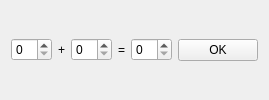
<?xml version="1.0" encoding="UTF-8"?>
<ui version="4.0">
 <class>Check_in_widget</class>
 <widget class="QWidget" name="Check_in_widget">
  <property name="sizePolicy">
   <sizepolicy hsizetype="Preferred" vsizetype="Fixed">
    <horstretch>0</horstretch>
    <verstretch>0</verstretch>
   </sizepolicy>
  </property>
  <property name="windowTitle">
   <string>Form</string>
  </property>
  <layout class="QHBoxLayout" name="horizontalLayout">
   <item>
    <widget class="QSpinBox" name="sb_1"/>
   </item>
   <item>
    <widget class="QLabel" name="label">
     <property name="sizePolicy">
      <sizepolicy hsizetype="Fixed" vsizetype="Preferred">
       <horstretch>0</horstretch>
       <verstretch>0</verstretch>
      </sizepolicy>
     </property>
     <property name="text">
      <string>+</string>
     </property>
    </widget>
   </item>
   <item>
    <widget class="QSpinBox" name="sb_2"/>
   </item>
   <item>
    <widget class="QLabel" name="label_2">
     <property name="sizePolicy">
      <sizepolicy hsizetype="Fixed" vsizetype="Preferred">
       <horstretch>0</horstretch>
       <verstretch>0</verstretch>
      </sizepolicy>
     </property>
     <property name="text">
      <string>=</string>
     </property>
    </widget>
   </item>
   <item>
    <widget class="QSpinBox" name="sb_res"/>
   </item>
   <item>
    <widget class="QPushButton" name="btn_ok">
     <property name="text">
      <string>OK</string>
     </property>
    </widget>
   </item>
  </layout>
 </widget>
 <resources/>
 <connections/>
</ui>
